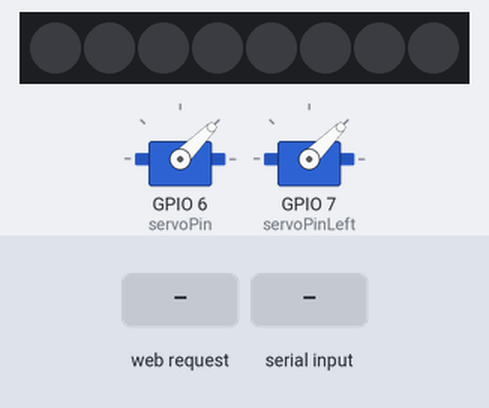
The sketch below on a simulated ESP32. On the bench: 2 × servo, 8 RGB LEDs in strip order, left to right. The test bench sets the inputs (shaded band). Dim RGB values are drawn brighter than linear; WiFi joins after 1.5 s; servers stay silent unless stated; what the sketch prints to the serial monitor is not drawn.

Above: at 2.7 s.
2.8 s: HTTP request GET /on received
At 3.5 s:
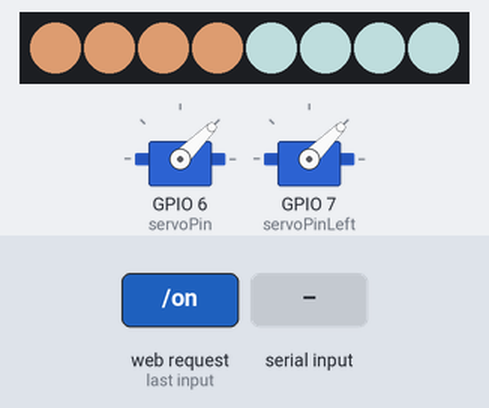
4.3 s: "R90\n" received over Serial
At 5.5 s:
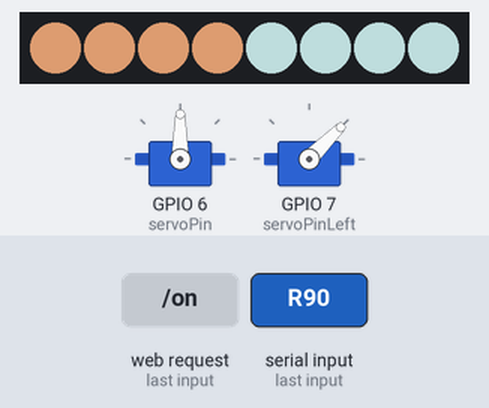
5.8 s: HTTP request GET /doorclose received
At 6.8 s:
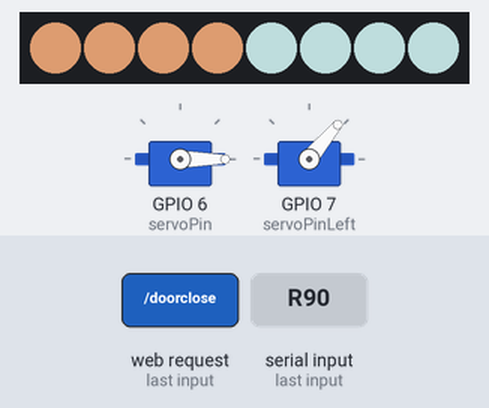
7.3 s: "L90\n" received over Serial
At 8.0 s:
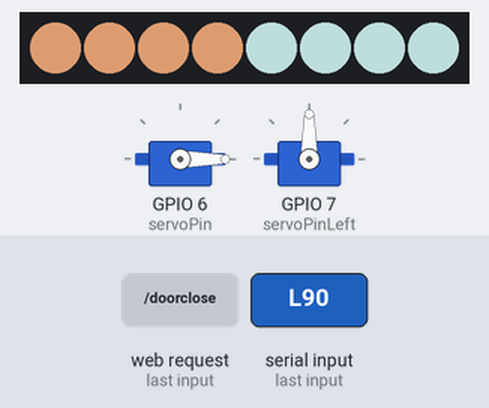
8.8 s: HTTP request GET /dooropen received
At 9.1 s:
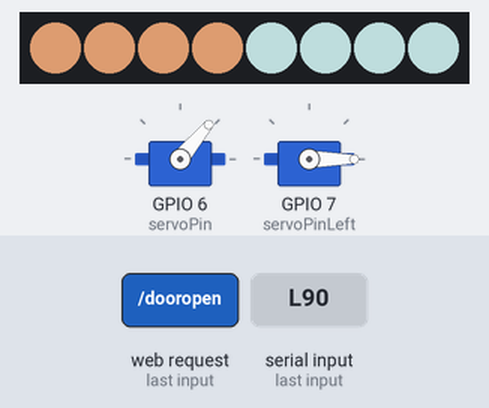
10.3 s: "R,45\n" received over Serial
At 11.5 s:
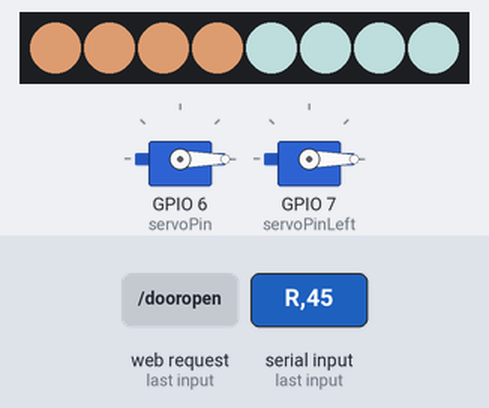
Timing chart, 0 to 12.8 s (numbered marks = the images above; inputs shaded):
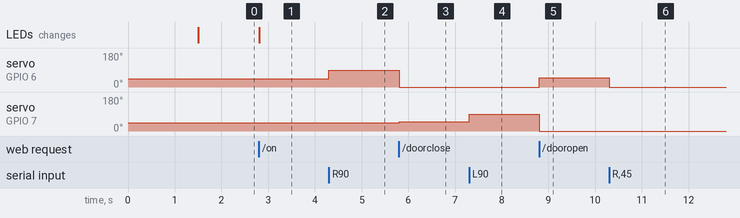

The sketch:

carolstore.ino
```cpp
#include <FastLED.h>
#include <ESP32Servo.h>  // 使用ESP32专用舵机库
#include <WiFi.h>
#include <WebServer.h>


// 创建Web服务器对象，监听端口80
WebServer server(80);
#define LED_PIN 5       // 使用GPIO 5
#define NUM_LEDS 8      // 总共8个LED
#define BRIGHTNESS 150  // 日光灯亮度 (0-255)

CRGB leds[NUM_LEDS];
// WiFi配置
const char* ssid = "";      // 替换为您的WiFi名称
const char* password = "";  // 替换为您的WiFi密码

// 日光灯色温定义
const CRGB WARM_WHITE = CRGB(255, 180, 130); // 2700K暖白色温
const CRGB COOL_WHITE = CRGB(220, 255, 255); // 6500K冷白色温
const int MIN_ANGLE = 0;     // 最小角度
const int MAX_ANGLE = 180;   // 最大角度

// 舵机引脚定义
const int servoPin = 6;       // 右侧舵机信号引脚
const int servoPinLeft = 7;   // 左侧舵机信号引脚

// 舵机对象
Servo rightServo;  // 右侧舵机
Servo leftServo;   // 左侧舵机

// 舵机角度
int rightAngle = 45;  // 右侧舵机当前角度
int leftAngle = 45;   // 左侧舵机当前角度

// 灯光状态
bool lightsOn = false;  // 灯光开关状态

void setup() {
  Serial.begin(115200);
  Serial.println("系统启动 - 准备接收命令");
  Serial.println("命令: R角度, L角度, on, off");

  // 连接WiFi
  WiFi.begin(ssid, password);
  Serial.print("正在连接到WiFi ");
  Serial.println(ssid);

  while (WiFi.status() != WL_CONNECTED) {
    delay(500);
    Serial.print(".");
  }

  Serial.println("\nWiFi已连接!");
  Serial.print("IP地址: ");
  Serial.println(WiFi.localIP());

  // 设置Web服务器路由
  server.on("/", handleRoot);     // 根路径
  server.on("/on", handleOn);     // 开灯路径
  server.on("/off", handleOff);   // 关灯路径
  server.on("/doorclose", handleDoorClose);   // 关灯路径
  server.on("/dooropen", handleDoorOpen);   // 关灯路径

  server.onNotFound(handleNotFound); // 未找到路径
  // 启动Web服务器
  server.begin();
  Serial.println("HTTP服务器已启动");


  // 初始化舵机
  rightServo.attach(servoPin, 500, 2500);
  leftServo.attach(servoPinLeft, 500, 2500);

  // 初始位置
  rightServo.write(rightAngle);
  leftServo.write(leftAngle);

  // 初始化LED
  FastLED.addLeds<WS2812, LED_PIN, GRB>(leds, NUM_LEDS);
  FastLED.setBrightness(BRIGHTNESS);

  // 初始状态：所有LED关闭
  FastLED.clear();
  FastLED.show();
}

void loop() {
  server.handleClient();  // 处理客户端请求
  processSerialCommands();
  updateServos();
  updateLights();
}
// Web服务器路由处理函数
void handleRoot() {
  String html = "<html><body style='font-family:Arial;'>"
                "<h1>智能灯光控制系统</h1>"
                "<p>当前灯光状态: <strong>" + String(lightsOn ? "开启" : "关闭") + "</strong></p>"
                "<p><a href='/on'><button style='padding:10px 20px;background:green;color:white;border:none;'>开灯</button></a></p>"
                "<p><a href='/off'><button style='padding:10px 20px;background:red;color:white;border:none;'>关灯</button></a></p>"
                "<p>舵机控制: R90/L45 (通过串口)</p>"
                "</body></html>";

  server.send(200, "text/plain; charset=UTF-8", html);
}
void handleOn() {
  lightsOn = true;
  updateLights();
  server.send(200, "text/plain; charset=UTF-8", "灯光已开启");
  Serial.println("通过Web: 灯光已开启");
}

void handleOff() {
  lightsOn = false;
  updateLights();
  server.send(200, "text/plain; charset=UTF-8", "灯光已关闭");
  Serial.println("通过Web: 灯光已关闭");
}


void handleNotFound() {
  server.send(404, "text/plain; charset=UTF-8","404: 页面未找到");
}
void processSerialCommands() {
  if (Serial.available() > 0) {
    // 使用更安全的方式读取串口数据
    String command = Serial.readStringUntil('\n');
    command.trim(); // 移除空格和换行符

    // 检查命令是否为空
    if (command.length() == 0) return;

    // 处理灯光命令
    if (command == "on") {
      lightsOn = true;
      Serial.println("灯光已开启");
      return;
    } else if (command == "off") {
      lightsOn = false;
      Serial.println("灯光已关闭");
      return;
    }

    // 处理舵机命令
    if (command.length() >= 2) {
      char servo = command.charAt(0); // 第一个字符：R或L
      String angleStr = command.substring(1); // 剩余部分是角度值

      int angle = angleStr.toInt(); // 转换为整数

      // 确保角度在有效范围内
      angle = constrain(angle, MIN_ANGLE, MAX_ANGLE);

      if (servo == 'R' || servo == 'r') {
        rightAngle = angle;
        Serial.print("右侧舵机设置为: ");
        Serial.println(rightAngle);
      } else if (servo == 'L' || servo == 'l') {
        leftAngle = angle;
        Serial.print("左侧舵机设置为: ");
        Serial.println(leftAngle);
      } else {
        Serial.println("无效命令! 使用 R 或 L 开头");
      }
    } else {
      Serial.println("命令格式错误! 正确格式: R90 或 L45");
    }
  }
}

void updateServos() {
  // 更新舵机位置
  rightServo.write(rightAngle);
  leftServo.write(leftAngle);
}

void updateLights() {
  // 根据灯光状态设置LED
  if (lightsOn) {
    // 设置前4个灯（暖白色温）
    for (int i = 0; i < 4; i++) {
      leds[i] = WARM_WHITE;
    }
    // 设置后4个灯（冷白色温）
    for (int i = 4; i < NUM_LEDS; i++) {
      leds[i] = COOL_WHITE;
    }
  } else {
    // 关闭所有LED
    for (int i = 0; i < NUM_LEDS; i++) {
      leds[i] = CRGB::Black;
    }
  }

  FastLED.show();
}

void handleDoorClose(){
  leftDoorClose();
  rightDoorClose();
  updateServos(); // 立即更新舵机位置
  server.send(200, "text/plain; charset=UTF-8", "门已关闭"); // 添加字符集声明
  Serial.println("通过Web: 门已关闭");
}

void handleDoorOpen(){
  leftDoorOpen();
  rightDoorOpen();
  updateServos(); // 立即更新舵机位置
  server.send(200, "text/plain; charset=UTF-8", "门已打开"); // 添加字符集声明
  Serial.println("通过Web: 门已打开");
}
void leftDoorOpen(){
  leftAngle = 0;
}
void leftDoorClose(){
  leftAngle = 50;
}
void rightDoorOpen(){
  rightAngle= 50;
}
void rightDoorClose(){
  rightAngle= 0;
}
void leftLightsOn(){}
void leftLightsOff(){}
```

Measured:
- after the input at 2.8 s, the LEDs: change at once (image 1)
- after the input at 4.3 s, servo on GPIO 6 (servoPin): 45° → 90° at once
- after the input at 5.8 s, servo on GPIO 6 (servoPin): 90° → 0° at once; servo on GPIO 7 (servoPinLeft): 45° → 50° at once
- after the input at 7.3 s, servo on GPIO 7 (servoPinLeft): 50° → 90° at once
- after the input at 8.8 s, servo on GPIO 6 (servoPin): 0° → 50° at once; servo on GPIO 7 (servoPinLeft): 90° → 0° at once
- after the input at 10.3 s, servo on GPIO 6 (servoPin): 50° → 0° at once
